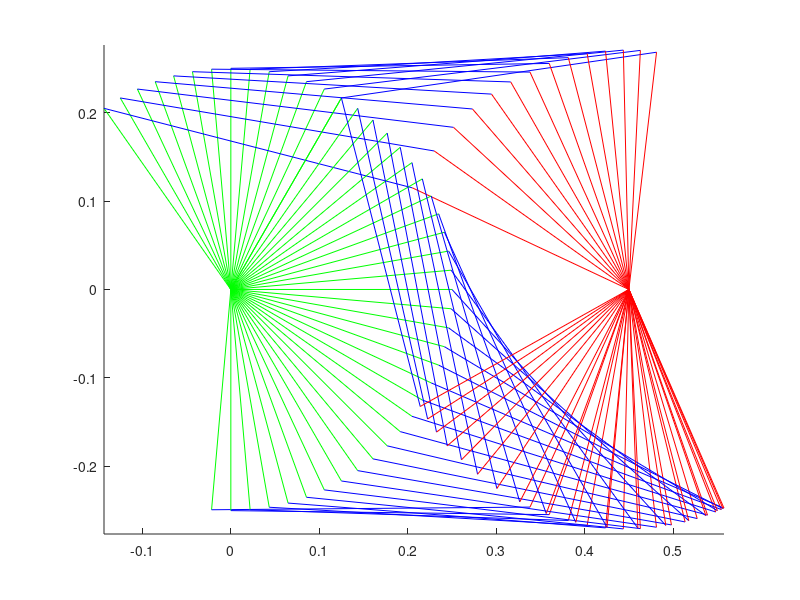

Write the MATLAB code that produced this figure.
clear all
clc

% Come prima cosa scrivo i valori dei dati geometrici
z1=0.25; z2=0.36; z3=0.27; z4=0.45;

% Ora scrivo dei valori di primo tentativo in radianti (per fare Newton)
% Scrivo due coppie di valori, così usando uno o l'altro vedo la differenza
incognite=[0.3; 5.2];
% Uso la prima coppia di valori, quindi la seconda la nascondo con "%"
%incognite=[-0.1; -0.2];

% Imposto un epsilon "di arresto"
epsilon=0.001;

% Faccio un ciclo con iterazioni da 60 gradi a 360+60 gradi con passo 5
for i=60:5:420

    % Scrivo la coordinata indipendente in radianti (dipendente da i)
    phi1=i*pi/180;
    
    % Imposto un errore fuori dal ciclo che verrà aggiornato a ogni ciclo
    errore=50;

    max_iter=100; % massimo numero di iterazioni per sicurezza
    iter=0;
    errato=0;

    %Scrivo il ciclo che fa il calcolo del metodo di Newton
    while errore>epsilon

        % Assegno alla variabile phi2 e phi3 i valori delle incognite
        phi2=incognite(1);
        phi3=incognite(2);
    
        % Scrivo la funzione F
        F=[z1*cos(phi1)+z2*cos(phi2)+z3*cos(phi3)-z4;...
           z1*sin(phi1)+z2*sin(phi2)+z3*sin(phi3)];

        % Aggiorno l'errore
        errore=norm(F);

        % Scrivo la Jacobiana
        J=[-z2*sin(phi2), -z3*sin(phi3);...
           z2*cos(phi2), z3*cos(phi3)];
    
        % Scrivo la formula per trovare l'indice i+1
        incognite_piu_1=incognite-inv(J)*F;

        % Aggiorno le incognite con quelle appena calcolate
        incognite=incognite_piu_1;

        % Se la configurazione diverge fa in modo che si passi alla configurazione successiva
        if iter>max_iter
            errato=1;
            break;
        end
        iter = iter + 1;

    end

    % PLOTTO I RISULTATI

    if errato~=1

        % Calcolo le coordinate dei punti B, C, D
        B=[z4; 0];
        C=z1*[cos(phi1); sin(phi1)];
        D=C+z2*[cos(phi2); sin(phi2)];
    
        % Apro la figura 1
        figure(1)
    
        % Mantengo aperta la figura 1 per sovrapporre le linee
        hold on
    
        % Faccio si che gli assi x e y siano uguali
        axis equal
    
        % Plot_1: primo parametro=vettore con solo le componenti x dei due punti...
        % estremi della retta (primo vettore=[Ax, Cx]) secondo parametro=vettore...
        % con solo le componenti y dei due punti estremi della retta (secondo vettore=[Ay, Cy])
        plot([0, C(1)], [0, C(2)], 'g')
    
        % Plot_2: primo parametro=vettore con solo le componenti x dei due punti...
        % estremi della retta (primo vettore=[Cx, Dx]) secondo parametro=vettore...
        % con solo le componenti y dei due punti estremi della retta (secondo vettore=[Cy, Dy])
        plot([C(1), D(1)], [C(2), D(2)], 'b')
    
        % Plot_3: primo parametro=vettore con solo le componenti x dei due punti...
        % estremi della retta (primo vettore=[Dx, Bx]) secondo parametro=vettore...
        % con solo le componenti y dei due punti estremi della retta (secondo vettore=[Dy, By])
        plot([D(1), B(1)], [D(2), B(2)], 'r')
        
        % Forzo matlab ad aggiornare la finestra grafica ad ogni iterazione
        drawnow

    end

end
